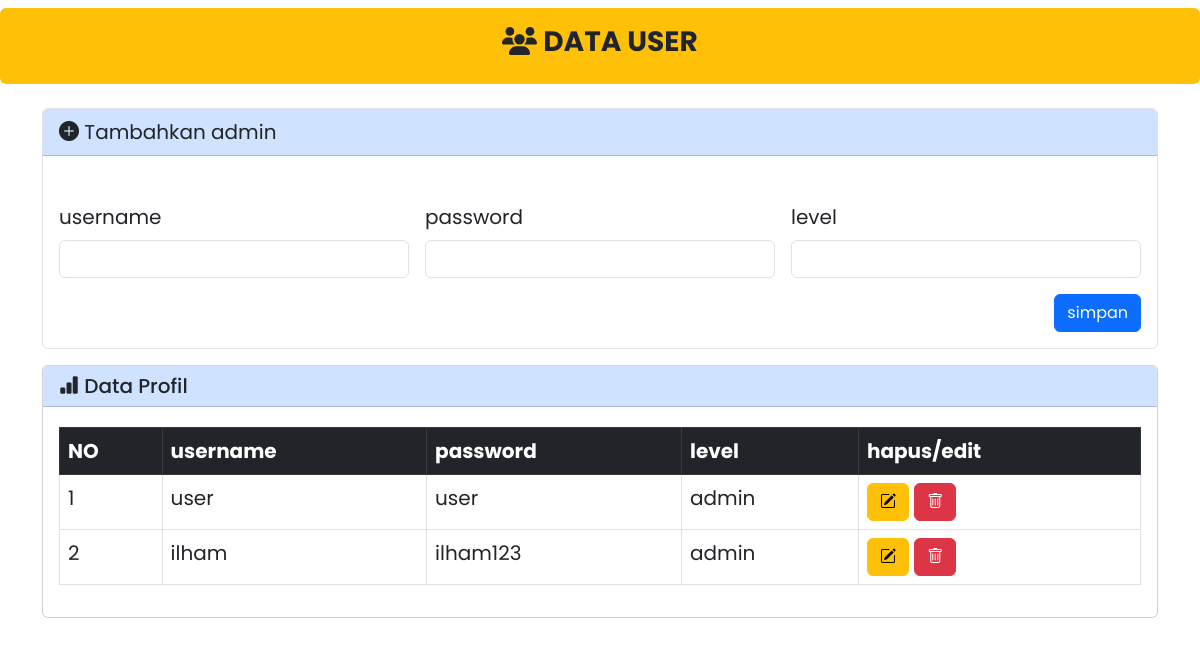
/profil.php, run on the app's committed database.
### tables this page shows
CREATE TABLE `aman` (
  `no` int(11) NOT NULL,
  `username` varchar(50) NOT NULL,
  `password` varchar(50) NOT NULL,
  `level` enum('admin','user') NOT NULL
);

### profil.php (the view, shortened to what this page needs)
<?php
include "boot.php";
?>
<link rel="stylesheet" href="style.css">
<blockquote class="blockquote mb-2">
  <div class="alert bg-warning mt-2 text-center" role="alert">
    <h3><b> <i class="fa fa-users"></i> DATA USER</b></h3>
  </div>
  <div class="container md-3 mt-4">
    <div class="card border mb-3 w-100" >
      <div class="card-header bg-primary-subtle"><i class="bi bi-plus-circle-fill"></i> Tambahkan admin</div>
      <div class="card-body">
        <br>
        <form class="row g-3" enctype="multipart/form-data" action="input.php" method="post">
          <div class="col-md-4">
            <label for="inputEmail4" class="form-label">username</label>
            <input type="text" name="username" class="form-control" id="inputusername">
          </div>
          <div class="col-md-4">
            <label for="inputEmail4" class="form-label">password</label>
            <input type="text" name="password" class="form-control" id="inputpassword">
          </div>
          <div class="col-md-4">
            <label for="inputEmail4" class="form-label">level</label>
            <input type="text" name="level" class="form-control" id="inputlevel">
          </div>
          <div class="text-end">
            <div class="col-12">
              <button type="submit" name="simpan3" class="btn btn-primary">simpan</button>
            </div>
          </div>
        </form>
      </div>
    </div>
    <div class="card">
      <h5 class="card-header bg-primary-subtle"><i class="bi bi-bar-chart-fill"></i> Data Profil</h5>
      <div class="card-body">
        <table class="table table-bordered">
          <thead class="table-dark">
            <tr>
              <th>NO</th>
              <th>username</th>
              <th>password</th>
              <th>level</th>
              <th>hapus/edit</th>
            </tr>
          </thead>
      </div>
    </div>
    <?php
    include "koneksi.php";
    $tampil = $konek->query("select * from aman");
    while ($a = $tampil->fetch_array()) {
      @$no++;
    ?>
      <tbody>
        <tr>
          <td><?php echo $no; ?></td>
          <td><?php echo "$a[username]"; ?></td>
          <td><?php echo "$a[password]"; ?></td>
          <td><?php echo "$a[level]"; ?></td>
          <td>
            <a href="edit3.php?id=<?php echo $a['no'] ?>"><button type="button" class="btn btn-warning" data-toggle="update" data-placement="right" title="update data"><i class="bi bi-pencil-square"></i></button></a>
            <button type="button" class="btn btn-danger" data-bs-toggle="modal" data-bs-target="#exampleModal<?php echo $a['no'] ?>" data-toggle="Delete" data-placement="right" title="delete data">
              <i class="bi bi-trash"></i></button>
          </td>
        <?php
      }
        ?>

### style.css (style rules this page uses)
* { font-family: 'Poppins', sans-serif; }

### data on the page
aman: username "user", password "user", level "admin"
aman: username "ilham", password "ilham123", level "admin"
